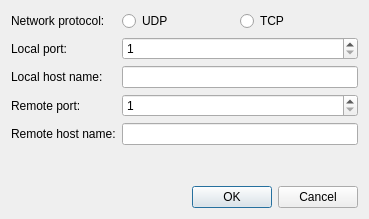
<?xml version="1.0" encoding="UTF-8"?>
<ui version="4.0">
 <class>PreferencesDialog</class>
 <widget class="QDialog" name="PreferencesDialog">
  <property name="geometry">
   <rect>
    <x>0</x>
    <y>0</y>
    <width>369</width>
    <height>219</height>
   </rect>
  </property>
  <property name="windowTitle">
   <string>Connection Preferences</string>
  </property>
  <layout class="QVBoxLayout" name="verticalLayout">
   <item>
    <layout class="QFormLayout" name="formLayout">
     <item row="1" column="0">
      <widget class="QLabel" name="label">
       <property name="text">
        <string>Network protocol:</string>
       </property>
      </widget>
     </item>
     <item row="1" column="1">
      <widget class="QWidget" name="widget" native="true">
       <layout class="QHBoxLayout" name="horizontalLayout">
        <property name="spacing">
         <number>0</number>
        </property>
        <property name="leftMargin">
         <number>0</number>
        </property>
        <property name="topMargin">
         <number>0</number>
        </property>
        <property name="rightMargin">
         <number>0</number>
        </property>
        <property name="bottomMargin">
         <number>0</number>
        </property>
        <item>
         <widget class="QRadioButton" name="radioUdp">
          <property name="text">
           <string>UDP</string>
          </property>
         </widget>
        </item>
        <item>
         <widget class="QRadioButton" name="radioTcp">
          <property name="text">
           <string>TCP</string>
          </property>
         </widget>
        </item>
       </layout>
      </widget>
     </item>
     <item row="2" column="0">
      <widget class="QLabel" name="label_2">
       <property name="text">
        <string>Local port:</string>
       </property>
      </widget>
     </item>
     <item row="2" column="1">
      <widget class="QSpinBox" name="localPortBox">
       <property name="minimum">
        <number>1</number>
       </property>
       <property name="maximum">
        <number>65535</number>
       </property>
      </widget>
     </item>
     <item row="3" column="0">
      <widget class="QLabel" name="label_3">
       <property name="text">
        <string>Local host name:</string>
       </property>
      </widget>
     </item>
     <item row="3" column="1">
      <widget class="QLineEdit" name="localHostEdit"/>
     </item>
     <item row="4" column="0">
      <widget class="QLabel" name="label_4">
       <property name="text">
        <string>Remote port:</string>
       </property>
      </widget>
     </item>
     <item row="4" column="1">
      <widget class="QSpinBox" name="remotePortBox">
       <property name="minimum">
        <number>1</number>
       </property>
       <property name="maximum">
        <number>65535</number>
       </property>
      </widget>
     </item>
     <item row="5" column="0">
      <widget class="QLabel" name="label_5">
       <property name="text">
        <string>Remote host name:</string>
       </property>
      </widget>
     </item>
     <item row="5" column="1">
      <widget class="QLineEdit" name="remoteHostEdit"/>
     </item>
    </layout>
   </item>
   <item>
    <spacer name="verticalSpacer">
     <property name="orientation">
      <enum>Qt::Vertical</enum>
     </property>
     <property name="sizeHint" stdset="0">
      <size>
       <width>20</width>
       <height>40</height>
      </size>
     </property>
    </spacer>
   </item>
   <item>
    <widget class="QDialogButtonBox" name="buttonBox">
     <property name="orientation">
      <enum>Qt::Horizontal</enum>
     </property>
     <property name="standardButtons">
      <set>QDialogButtonBox::Cancel|QDialogButtonBox::Ok</set>
     </property>
    </widget>
   </item>
  </layout>
 </widget>
 <resources/>
 <connections>
  <connection>
   <sender>buttonBox</sender>
   <signal>accepted()</signal>
   <receiver>PreferencesDialog</receiver>
   <slot>accept()</slot>
   <hints>
    <hint type="sourcelabel">
     <x>248</x>
     <y>254</y>
    </hint>
    <hint type="destinationlabel">
     <x>157</x>
     <y>274</y>
    </hint>
   </hints>
  </connection>
  <connection>
   <sender>buttonBox</sender>
   <signal>rejected()</signal>
   <receiver>PreferencesDialog</receiver>
   <slot>reject()</slot>
   <hints>
    <hint type="sourcelabel">
     <x>316</x>
     <y>260</y>
    </hint>
    <hint type="destinationlabel">
     <x>286</x>
     <y>274</y>
    </hint>
   </hints>
  </connection>
 </connections>
</ui>
